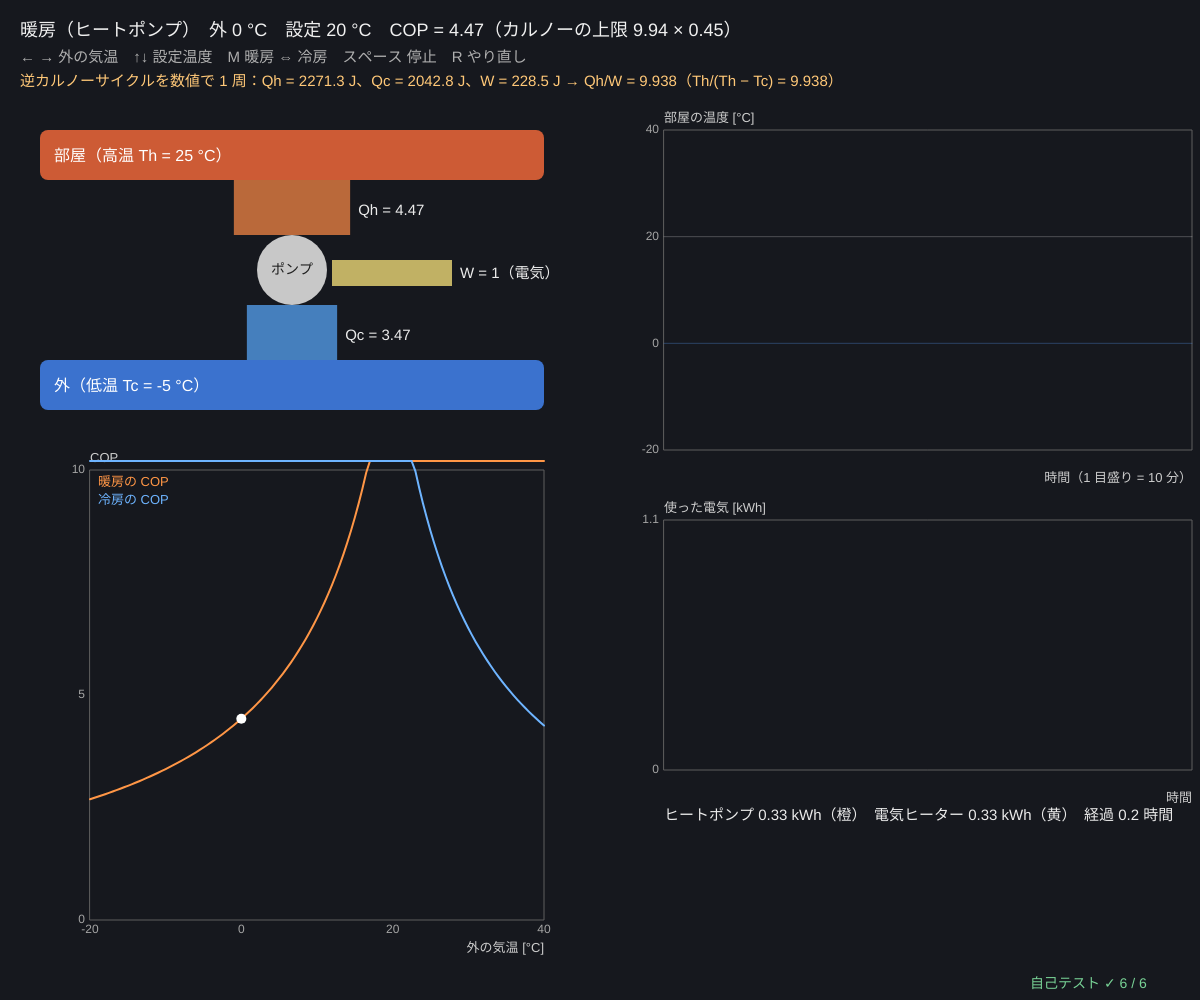
Frame 1 (no input)
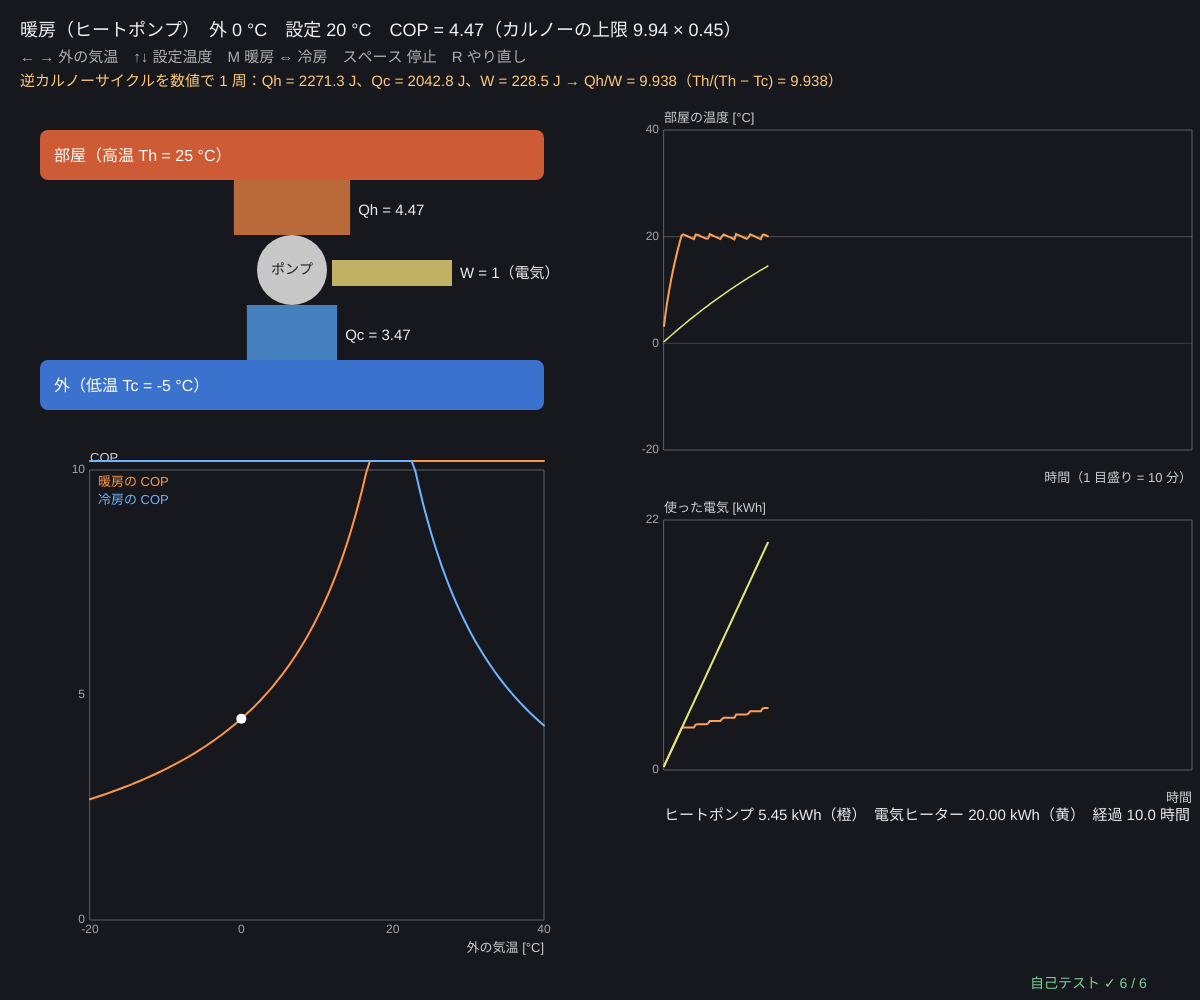
Frame 60 (no input)
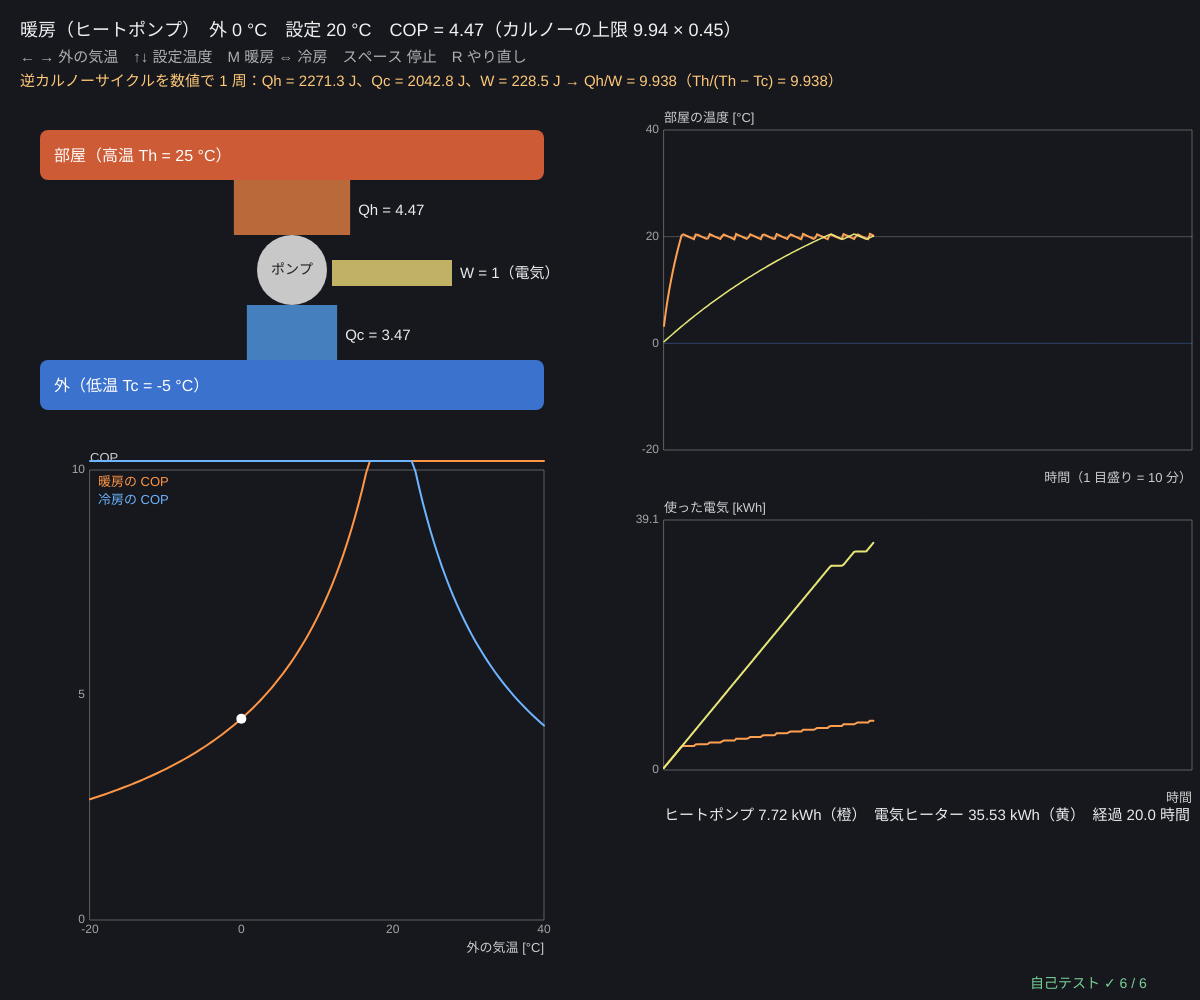
Frame 120 (the mouse pressed at the canvas centre since frame 60)

The p5.js sketch that drew these frames (run headless with seeded random() and noise() and a simulated clock; from frame 60 on, the mouse is pressed at the canvas centre):

// p5.js sketch
// ── sketch.js
// ============================================
// 06 冷凍機とヒートポンプ ─ サイクルを逆に回すと、低温から高温へ熱を運べる
// 仕事 W を使って、外（低温 Tc）から熱 Qc をくみ上げ、部屋（高温 Th）へ Qh = Qc + W を出す
// 成績係数 COP = Qh / W。カルノーの上限は Th/(Th − Tc)（逆カルノーサイクルを数値で回して確かめる）
// 下：同じ家を「ヒートポンプ」と「電気ヒーター（COP = 1）」で温めて、使った電気を比べる
// ← → 外の気温 / ↑↓ 設定温度 / M 暖房 ⇔ 冷房 / スペース 一時停止 / R やり直し
// ============================================

const N_MOL = 1, R_GAS = 8.314;
const EFF = 0.45;                      // ★ 本物の機械はカルノーの何倍の COP か（0.4〜0.5 くらい）
const DT_HX = 5;                       // ★ 熱交換器の温度差 [K]（部屋より 5 K 熱く、外より 5 K 冷たくしないと熱が流れない）
const UA = 50;                         // ★ 家の熱の逃げやすさ [W/K]
const C_ROOM = 4e6;                    // ★ 家の熱容量 [J/K]
const P_IN = 2000;                     // ★ ヒートポンプ・ヒーターの電力 [W]
const DT_SIM = 30;                     // ★ 1 回の計算で進む時間 [秒]（1 コマ 20 回 = 10 分）
let tOut = 0, tSet = 20, cooling = false, paused = false, rooms, logT = [], simTime = 0;

function setup() { createCanvas(windowWidth, windowHeight); selfTest(); resetRooms(); }
function resetRooms() { rooms = [{ name: 'ヒートポンプ', t: tOut, on: false, kwh: 0, pump: true }, { name: '電気ヒーター', t: tOut, on: false, kwh: 0, pump: false }]; logT = []; simTime = 0; }

// 逆カルノーサイクル（04・05 と同じ数値積分）。tc で等温膨張して熱を吸い、th で等温圧縮して熱を出す
function legIso(V1, V2, t, nsub) { let W = 0; for (let i = 0; i < nsub; i++) { let a = V1 + ((V2 - V1) * i) / nsub, b = V1 + ((V2 - V1) * (i + 1)) / nsub; W += 0.5 * N_MOL * R_GAS * t * (1 / a + 1 / b) * (b - a); } return W; }   // 等温：Q = W
function legAdi(V1, t1, V2, g, nsub) { let W = 0; for (let i = 0; i < nsub; i++) { let a = V1 + ((V2 - V1) * i) / nsub, b = V1 + ((V2 - V1) * (i + 1)) / nsub, ta = t1 * Math.pow(V1 / a, g - 1), tb = t1 * Math.pow(V1 / b, g - 1); W += 0.5 * N_MOL * R_GAS * (ta / a + tb / b) * (b - a); } return W; }
function reverseCarnot(th, tc, nsub) {
  let g = 1.4, e = 1 / (g - 1), VA = 10, VB = 25, VC = VB * Math.pow(th / tc, e), VD = VA * Math.pow(th / tc, e);
  // 逆回り：A → D（断熱膨張で冷える）→ C（tc で等温膨張、熱 Qc を吸う）→ B（断熱圧縮）→ A（th で等温圧縮、熱を出す）
  let W1 = legAdi(VA, th, VD, g, nsub), Qc = legIso(VD, VC, tc, nsub), W3 = legAdi(VC, tc, VB, g, nsub), Qh = -legIso(VB, VA, th, nsub);
  let Wnet = -(W1 + Qc + W3 - Qh);     // 外からされた仕事 = −（気体がした仕事の合計）
  return { Qc, Qh, W: Wnet, cop: Qh / Wnet };
}
function copHeat(tRoomC, tOutC) { let th = tRoomC + 273.15 + DT_HX, tc = tOutC + 273.15 - DT_HX; return th > tc ? Math.min(20, (EFF * th) / (th - tc)) : 20; }
function copCool(tRoomC, tOutC) { let tc = tRoomC + 273.15 - DT_HX, th = tOutC + 273.15 + DT_HX; return th > tc ? Math.min(20, (EFF * tc) / (th - tc)) : 20; }
// 家の温度：C dT/dt = 入る熱 − UA (T − T外)。サーモスタットは ±0.5 °C で入り切り
function roomStep(r, dt) {
  if (!cooling) { if (r.t < tSet - 0.5) r.on = true; if (r.t > tSet + 0.5) r.on = false; }
  else { if (r.t > tSet + 0.5) r.on = true; if (r.t < tSet - 0.5) r.on = false; }
  let q = 0;
  if (r.on) { q = r.pump ? P_IN * (cooling ? -copCool(r.t, tOut) : copHeat(r.t, tOut)) : cooling ? 0 : P_IN; if (r.pump || !cooling) r.kwh += (P_IN * dt) / 3.6e6; }
  r.t += ((q - UA * (r.t - tOut)) * dt) / C_ROOM;
  r.t = clampv(r.t, -40, 60);
}

function draw() {
  background(22, 24, 30);
  if (!paused) {
    for (let k = 0; k < 20; k++) { for (let r of rooms) roomStep(r, DT_SIM); simTime += DT_SIM; }
    logT.push([rooms[0].t, rooms[1].t, rooms[0].kwh, rooms[1].kwh]); if (logT.length > 300) logT.shift();
  }
  let th = (cooling ? tOut + DT_HX : tSet + DT_HX) + 273.15, tc = (cooling ? tSet - DT_HX : tOut - DT_HX) + 273.15;
  let rc = reverseCarnot(th, tc, 200), cop = cooling ? copCool(tSet, tOut) : copHeat(tSet, tOut);

  // ---- エネルギーの流れの図（幅 = 量）：W = 1 として Qc = COP − 1、Qh = COP（暖房）
  let fx = 40, fy = 130, fw = width * 0.42;
  let Wn = 1, Qh = cooling ? cop + 1 : cop, Qc = Qh - Wn, sc = 26;
  noStroke(); fill(255, 110, 60, 200); rect(fx, fy, fw, 50, 8); fill(70, 140, 255, 200); rect(fx, fy + 230, fw, 50, 8);
  fill(255); textSize(16); text((cooling ? '外' : '部屋') + '（高温 Th = ' + (th - 273.15).toFixed(0) + ' °C）', fx + 14, fy + 31); text((cooling ? '部屋' : '外') + '（低温 Tc = ' + (tc - 273.15).toFixed(0) + ' °C）', fx + 14, fy + 261);
  let mx = fx + fw / 2; fill(200); circle(mx, fy + 140, 70); fill(30); textSize(14); textAlign(CENTER, CENTER); text('ポンプ', mx, fy + 140); textAlign(LEFT, BASELINE);
  fill(90, 170, 255, 180); rect(mx - (Qc * sc) / 2, fy + 175, Qc * sc, 55);
  fill(255, 140, 70, 180); rect(mx - (Qh * sc) / 2, fy + 50, Qh * sc, 55);
  fill(240, 220, 120, 200); rect(mx + 40, fy + 130, 120, Wn * sc);
  fill(235); textSize(15);
  text('Qh = ' + Qh.toFixed(2), mx + (Qh * sc) / 2 + 8, fy + 85); text('Qc = ' + Qc.toFixed(2), mx + (Qc * sc) / 2 + 8, fy + 210); text('W = 1（電気）', mx + 168, fy + 148);

  // ---- COP と外の気温のグラフ
  let g = { x: fx + 50, y: fy + 340, w: fw - 50, h: height - fy - 420, x0: -20, x1: 40, y0: 0, y1: 10 };
  plotAxes(g, '外の気温 [°C]', 'COP', [-20, 0, 20, 40], [0, 5, 10]);
  stroke(255, 150, 70); strokeWeight(2); polyline(Array.from({ length: 121 }, (_, k) => { let t = -20 + k / 2; return [gX(g, t), gY(g, copHeat(tSet, t))]; }));
  stroke(110, 180, 255); polyline(Array.from({ length: 121 }, (_, k) => { let t = -20 + k / 2; return [gX(g, t), gY(g, copCool(tSet, t))]; }));
  noStroke(); fill(255); circle(gX(g, tOut), gY(g, cop), 10);
  fill(255, 150, 70); textSize(13); text('暖房の COP', g.x + 8, g.y + 16); fill(110, 180, 255); text('冷房の COP', g.x + 8, g.y + 34);

  // ---- 2 つの家の温度と電気
  let g2 = { x: width * 0.52 + 40, y: 130, w: width * 0.44, h: height * 0.32, x0: 0, x1: 300, y0: -20, y1: 40 };
  plotAxes(g2, '時間（1 目盛り = 10 分）', '部屋の温度 [°C]', [], [-20, 0, 20, 40]);
  stroke(255, 255, 255, 60); line(g2.x, gY(g2, tSet), g2.x + g2.w, gY(g2, tSet)); stroke(90, 160, 255, 80); line(g2.x, gY(g2, tOut), g2.x + g2.w, gY(g2, tOut));
  stroke(255, 160, 80); strokeWeight(2); polyline(logT.map((v, k) => [gX(g2, k), gY(g2, v[0])]));
  stroke(230, 230, 120); strokeWeight(1.5); polyline(logT.map((v, k) => [gX(g2, k), gY(g2, v[1])]));
  let kmax = Math.max(1, ...logT.map((v) => v[3]), ...logT.map((v) => v[2]));
  let g3 = { x: g2.x, y: g2.y + g2.h + 70, w: g2.w, h: height * 0.25, x0: 0, x1: 300, y0: 0, y1: kmax * 1.1 };
  plotAxes(g3, '時間', '使った電気 [kWh]', [], [0, +(kmax * 1.1).toFixed(1)]);
  stroke(255, 160, 80); strokeWeight(2); polyline(logT.map((v, k) => [gX(g3, k), gY(g3, v[2])]));
  stroke(230, 230, 120); polyline(logT.map((v, k) => [gX(g3, k), gY(g3, v[3])]));
  noStroke(); fill(235); textSize(15);
  let hrs = simTime / 3600;
  text('ヒートポンプ ' + rooms[0].kwh.toFixed(2) + ' kWh（橙）　電気ヒーター ' + rooms[1].kwh.toFixed(2) + ' kWh（黄）' + (cooling ? '　※ヒーターは冷房できない' : '') + '　経過 ' + hrs.toFixed(1) + ' 時間', g3.x, g3.y + g3.h + 50);

  fill(240); textSize(18);
  text((cooling ? '冷房（冷凍機）' : '暖房（ヒートポンプ）') + '　外 ' + tOut + ' °C　設定 ' + tSet + ' °C　COP = ' + cop.toFixed(2) + '（カルノーの上限 ' + (cooling ? tc / (th - tc) : th / (th - tc)).toFixed(2) + ' × ' + EFF + '）', 20, 36);
  fill(175); textSize(15);
  text('← → 外の気温　↑↓ 設定温度　M 暖房 ⇔ 冷房　スペース 停止　R やり直し', 20, 62);
  fill(255, 200, 120);
  text('逆カルノーサイクルを数値で 1 周：Qh = ' + rc.Qh.toFixed(1) + ' J、Qc = ' + rc.Qc.toFixed(1) + ' J、W = ' + rc.W.toFixed(1) + ' J → Qh/W = ' + rc.cop.toFixed(3) + '（Th/(Th − Tc) = ' + (th / (th - tc)).toFixed(3) + '）', 20, 86);
  drawSelfTest(width - 170, height - 12);
}

function keyPressed() {
  if (key === RIGHT_ARROW) tOut = Math.min(cooling ? 38 : 16, tOut + 2);      // 暖房は外が部屋より寒いときだけ、冷房は暑いときだけ
  if (key === LEFT_ARROW) tOut = Math.max(cooling ? 24 : -20, tOut - 2);
  if (key === UP_ARROW) tSet = Math.min(cooling ? 28 : 24, tSet + 1);
  if (key === DOWN_ARROW) tSet = Math.max(cooling ? 20 : 16, tSet - 1);
  if (key === 'm' || key === 'M') { cooling = !cooling; if (cooling && tOut < 25) tOut = 32; if (!cooling && tOut > 15) tOut = 0; resetRooms(); }
  if (key === ' ') paused = !paused;
  if (key === 'r' || key === 'R') resetRooms();
  return false;
}

// ---- 自己テスト
function selfTest() {
  selfTestResults = [];
  let rc = reverseCarnot(298, 268, 2000);
  check('逆カルノー（25 °C ← −5 °C）：数値の Qh/W = Th/(Th − Tc) = ' + (298 / 30).toFixed(3) + '（1e-5）', near(rc.cop, 298 / 30, 1e-5));
  check('エネルギー保存 Qh = Qc + W', near(rc.Qh, rc.Qc + rc.W, 1e-6 * rc.Qh));
  check('カルノーでは 暖房の COP − 冷房の COP = 1、暖房の COP = 1/η（η = 1 − Tc/Th）', near(298 / 30 - 268 / 30, 1, 1e-12) && near(rc.cop, 1 / (1 - 268 / 298), 1e-5));
  check('エントロピー：カルノーは Qh/Th − Qc/Tc = 0、本物（EFF < 1）は > 0', near(rc.Qh / 298 - rc.Qc / 268, 0, 1e-6) && (() => { let c = EFF * 298 / 30, Qh = c, Qc = c - 1; return Qh / 298 - Qc / 268 > 0; })());
  let r = { t: 0, on: true, kwh: 0, pump: false }, saved = [tOut, tSet, cooling]; tOut = 0; tSet = 100; cooling = false;
  for (let k = 0; k < 20000; k++) roomStep(r, 60);
  check('家にずっと ' + P_IN + ' W：定常の温度 = 外 + P/UA = ' + (P_IN / UA).toFixed(2) + ' °C', near(r.t, P_IN / UA, 0.01));
  let a = { t: 20, on: false, kwh: 0, pump: true }, b = { t: 20, on: false, kwh: 0, pump: false }; tSet = 20;
  for (let k = 0; k < 2880 * 2; k++) { roomStep(a, 30); roomStep(b, 30); }
  let ratio = b.kwh / a.kwh, c0 = copHeat(20, 0);
  check('同じ家を 2 日：電気ヒーターの電気 ÷ ヒートポンプの電気 = ' + ratio.toFixed(2) + ' ≈ COP ' + c0.toFixed(2) + '（10%）', Math.abs(ratio / c0 - 1) < 0.1);
  [tOut, tSet, cooling] = saved;
  reportSelfTest();
}

// ---------- やってみよう ----------
// 1. ← で外の気温を下げよう。COP はどう変わる？ 寒い日にヒートポンプが苦手なのはなぜ？
// 2. 2 つの家の電気の量を比べよう。COP が 3 なら、電気は何分の 1？
// 3. M で冷房に。外が暑いほど COP は？ 冷蔵庫の後ろが熱いのはなぜ？
// 4. DT_HX を 0 にすると COP はカルノーの値に近づく。熱交換器を大きくする意味は？
// 5. UA（断熱の悪さ）を半分にすると、電気はどれだけ減る？


// ==================================================
// ここから下は「熱力学の道具」（中身は読まなくても OK。消さないでね）
// ==================================================
// ---- 種つきの乱数（同じ種なら毎回同じ列）。シミュレーションと自己テストで使う
let rngState = 1;
function seedRng(s) { rngState = (s >>> 0) || 1; }
function rnd() {                       // 0〜1 の一様乱数（mulberry32）
  rngState = (rngState + 0x6d2b79f5) >>> 0;
  let t = rngState;
  t = Math.imul(t ^ (t >>> 15), t | 1);
  t ^= t + Math.imul(t ^ (t >>> 7), t | 61);
  return ((t ^ (t >>> 14)) >>> 0) / 4294967296;
}
function rndNormal() { let u = 1 - rnd(), v = rnd(); return Math.sqrt(-2 * Math.log(u)) * Math.cos(2 * Math.PI * v); }   // 標準正規分布
function clampv(v, a, b) { return v < a ? a : v > b ? b : v; }
// ---- グラフの道具：g = { x, y, w, h, x0, x1, y0, y1, logx, logy }
function gX(g, v) { let t = g.logx ? (Math.log(v) - Math.log(g.x0)) / (Math.log(g.x1) - Math.log(g.x0)) : (v - g.x0) / (g.x1 - g.x0); return g.x + clampv(t, -0.02, 1.02) * g.w; }
function gY(g, v) { let t = g.logy ? (Math.log(v) - Math.log(g.y0)) / (Math.log(g.y1) - Math.log(g.y0)) : (v - g.y0) / (g.y1 - g.y0); return g.y + g.h - clampv(t, -0.02, 1.02) * g.h; }
function plotAxes(g, xl, yl, xt, yt) {
  stroke(95); strokeWeight(1); noFill(); rect(g.x, g.y, g.w, g.h);
  noStroke(); fill(165); textSize(12); textAlign(CENTER, TOP);
  for (let v of xt) text(+v.toPrecision(3), gX(g, v), g.y + g.h + 4);
  textAlign(RIGHT, CENTER);
  for (let v of yt) text(+v.toPrecision(3), g.x - 5, gY(g, v));
  textAlign(LEFT, BASELINE); fill(205); textSize(13);
  text(xl, g.x + g.w - textWidth(xl), g.y + g.h + 32); text(yl, g.x, g.y - 8);
}
function polyline(pts) {               // 点が 2 つ以上あるときだけ折れ線を描く
  if (pts.length < 2) return;
  noFill(); beginShape(); for (let p of pts) vertex(p[0], p[1]); endShape();
}
// ---- 自己テストの道具
let selfTestResults = [];
function check(name, cond) { selfTestResults.push({ name, ok: !!cond }); }
function near(a, b, tol) { return a !== null && a !== undefined && isFinite(a) && Math.abs(a - b) <= (tol === undefined ? 1e-9 : tol); }
function reportSelfTest() { for (let r of selfTestResults) (r.ok ? console.log : console.error)((r.ok ? '✓ ' : '✗ ') + r.name); }
function selfTestLine() { let n = selfTestResults.filter((r) => r.ok).length; return '自己テスト ' + (n === selfTestResults.length ? '✓ ' : '✗ ') + n + ' / ' + selfTestResults.length; }
function drawSelfTest(x, y) { noStroke(); fill(selfTestResults.every((r) => r.ok) ? color(120, 210, 150) : color(255, 90, 90)); textSize(14); textAlign(LEFT, BASELINE); text(selfTestLine(), x, y); }
